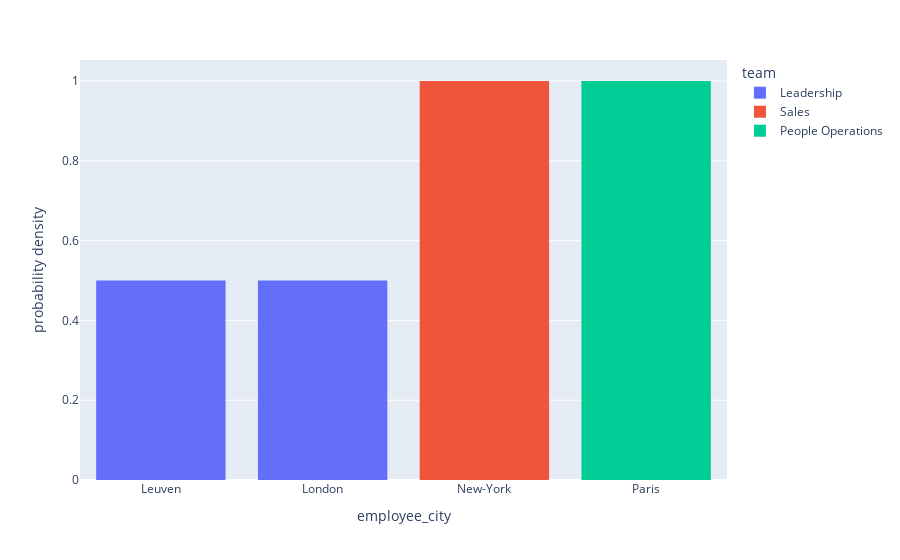

Notebook code for this chart:
### Code cell
px.histogram(employees_final, x="employee_city", color="team", histnorm="probability density")

### Figure 1 — Plotly figure (JSON) as saved in the notebook; plotly's stock layout.template omitted (floating-point values rounded to 4 significant figures)
{"data": [{"alignmentgroup": "True", "bingroup": "x", "histnorm": "probability density", "hovertemplate": "team=Leadership<br>employee_city=%{x}<br>probability density=%{y}<extra></extra>", "legendgroup": "Leadership", "marker": {"color": "#636efa", "pattern": {"shape": ""}}, "name": "Leadership", "offsetgroup": "Leadership", "orientation": "v", "showlegend": true, "x": ["Leuven", "London"], "xaxis": "x", "yaxis": "y", "type": "histogram"}, {"alignmentgroup": "True", "bingroup": "x", "histnorm": "probability density", "hovertemplate": "team=Sales<br>employee_city=%{x}<br>probability density=%{y}<extra></extra>", "legendgroup": "Sales", "marker": {"color": "#EF553B", "pattern": {"shape": ""}}, "name": "Sales", "offsetgroup": "Sales", "orientation": "v", "showlegend": true, "x": ["New-York"], "xaxis": "x", "yaxis": "y", "type": "histogram"}, {"alignmentgroup": "True", "bingroup": "x", "histnorm": "probability density", "hovertemplate": "team=People Operations<br>employee_city=%{x}<br>probability density=%{y}<extra></extra>", "legendgroup": "People Operations", "marker": {"color": "#00cc96", "pattern": {"shape": ""}}, "name": "People Operations", "offsetgroup": "People Operations", "orientation": "v", "showlegend": true, "x": ["Paris"], "xaxis": "x", "yaxis": "y", "type": "histogram"}], "layout": {"xaxis": {"anchor": "y", "domain": [0, 1], "title": {"text": "employee_city"}}, "yaxis": {"anchor": "x", "domain": [0, 1], "title": {"text": "probability density"}}, "legend": {"title": {"text": "team"}, "tracegroupgap": 0}, "margin": {"t": 60}, "barmode": "relative"}}
